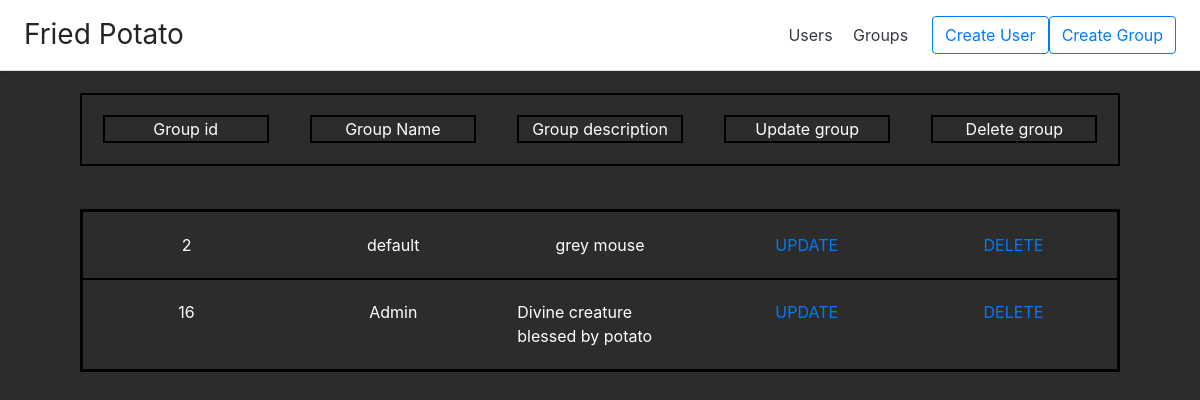
Screenshot of /groups with the database file from the repository.
### main/models.py (models this page shows, shortened)
class Group(models.Model):
    name = models.CharField(max_length=50, db_index=True, verbose_name='Name')
    description = models.TextField(max_length=255, verbose_name='Description')

### main/views.py (the view)
def groups(request):
    all_groups = Group.objects.all()
    return render(request, 'main/groups.html', {'all_groups': all_groups})

### templates/main/groups.html (shortened to what this page needs)
{% extends 'main/index.html' %}
{% load static %}
{% block content %}
    <div class="main">
        <div class="users_upper">
            <div>Group id</div>
            <div>Group Name</div>
            <div>Group description</div>
            <div>Update group</div>
            <div>Delete group</div>
        </div>
        <div class="users_lower">
            {% for el in all_groups %}
                <div class="users">
                    <div>{{ el.id }}</div>
                    <div>{{ el.name }}</div>
                    <div>{{ el.description }}</div>
                    <div><a href="{% url 'edit_group' el.id %}">UPDATE</a></div>
                    <div><a href="{% url 'delete_group' el.id %}">DELETE</a></div>
                </div>
            {% endfor %}
        </div>
    </div>
{% endblock %}

### main/static/main.css (style rules this page uses)
body { margin: 0; padding: 0; background: #2c2c2c; }
.main { margin: 0 auto; display: flex; width: 95%; justify-content: center; flex-direction: column; color: white; }
.users_upper, .users_lower, .users_upper div { margin: 2%; display: flex; justify-content: center; flex-direction: row; border: 2px solid black; }
.users_lower { flex-direction: column; }
.users { display: flex; flex-direction: row; border: 1px solid black; }
.users div, .users_upper div { display: flex; justify-content: center; margin: 2%; width: 17%; }

### rows the page displays
Group: id "2", name "default", description "grey mouse"
Group: id "16", name "Admin", description "Divine creature blessed by potato"
